Frame 1 (no input): blank canvas, image omitted
Frame 60 (the mouse pressed at the canvas centre just before this capture): blank canvas, image omitted
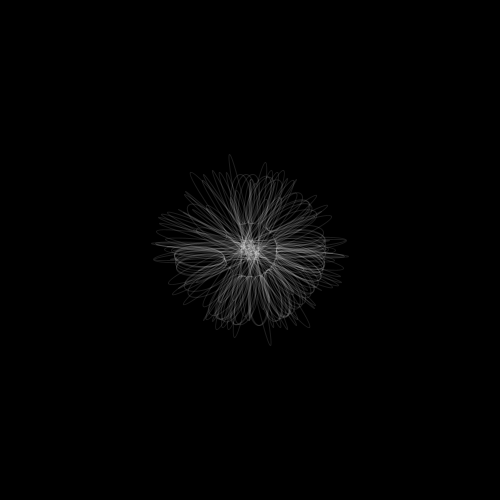
Frame 120 (the mouse held since frame 60 and released just before this capture)

The Processing sketch whose frames 1 and 60 were blank and that drew this single picture after the mouse press (run headless with seeded random() and noise(); from frame 60 on, the mouse is pressed at the canvas centre):

// Processing sketch: processing_153932
// ── processing_153932.pde

void setup()
{
size (500,500);
background (0);    //creation setup
stroke (255,30);
noFill ();
}
 
void draw()   //draw
{
 translate(mouseX,mouseY);
 rotate(frameCount/20);      //mouse click input
 rotate(random(PI));
 
  if (mousePressed) 
  {
   ellipse (0,0, random(0,20),random(100,200));  //mouse click draw
   ellipse (10,50, 20,50);

   }
}
void keyReleased()
{
if (key=='c' || key=='C') 
 {
  background(0);                     //CLEAN SCREEN PRESSING "C"
 }
}
